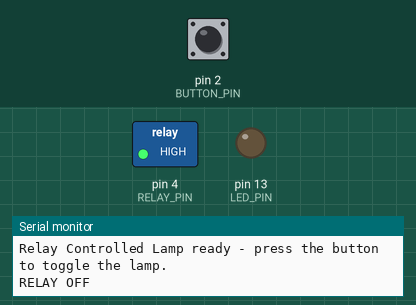
Bench run of a sketch on a simulated Arduino Uno, built with avr-gcc and run on an emulated ATmega328P. Parts: switched loads named in the sketch (green lamp = pin HIGH), output pins drawn as LEDs (lit = HIGH), the last lines printed to the serial monitor. The inputs (shaded band) are chosen by the test bench; at power-on: pin 2 (BUTTON_PIN) HIGH.

Above: at 1.2 s.
1.3 s: pin 2 (BUTTON_PIN) pulled LOW for 0.15 s
At 1.7 s:
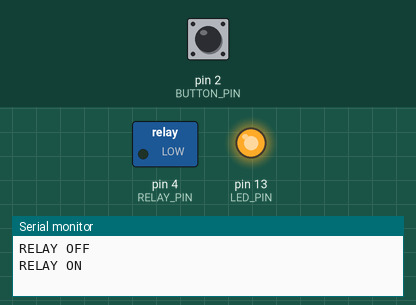
2.9 s: pin 2 (BUTTON_PIN) pulled LOW for 1 s
At 4.2 s:
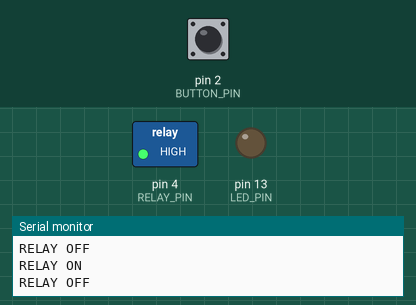
5.4 s: pin 2 (BUTTON_PIN) pulled LOW for 3.2 s
At 5.9 s:
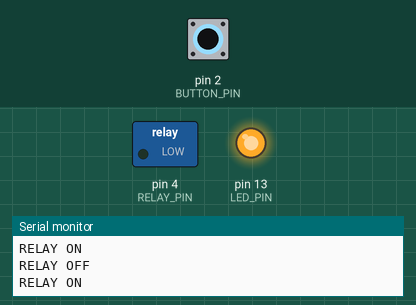
Timing chart, 0 to 8.4 s (numbered marks = the images above; inputs shaded):
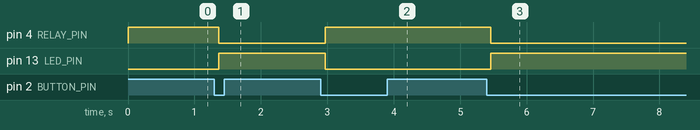

Measured:
- after the input at 1.3 s, pin 4 (RELAY_PIN): HIGH → LOW after 0.07 s; pin 13 (LED_PIN): LOW → HIGH after 0.07 s
- after the input at 2.9 s, pin 4 (RELAY_PIN): LOW → HIGH after 0.07 s; pin 13 (LED_PIN): HIGH → LOW after 0.07 s
- after the input at 5.4 s, pin 4 (RELAY_PIN): HIGH → LOW after 0.06 s; pin 13 (LED_PIN): LOW → HIGH after 0.06 s

The sketch:

Relay-Controlled-Lamp.ino
```cpp
// 071 - Relay Controlled Lamp
// Press a button to toggle a relay module that switches a LOW-VOLTAGE demo lamp on and off.
// Board: Arduino Uno
// Wiring:
//   Push button: pin 2 -> GND (INPUT_PULLUP is used, no external resistor needed)
//   Relay module IN: pin 4
//   Relay module VCC: 5V, relay module GND: GND
//   LED (mirrors relay state): pin 13 through 220 ohm resistor (or the Uno's built-in LED)
//
// SAFETY: Demo only. Switch a low-voltage lamp (for example a 5V/12V bulb or LED strip).
// Never wire mains electricity to a breadboard project.

// ---------------- Pin constants ----------------
const int BUTTON_PIN = 2;   // Push button (other side to GND)
const int RELAY_PIN = 4;    // Relay module input pin
const int LED_PIN = 13;     // Built-in LED mirrors the relay state

// ---------------- Relay logic ----------------
// Most cheap relay modules are ACTIVE-LOW: the coil energises when the IN pin is LOW.
// Some modules are ACTIVE-HIGH: the coil energises when the IN pin is HIGH.
// Keep this one constant and every on/off line below works with either module.
const bool RELAY_ACTIVE_LOW = true;

// ---------------- Timing constants ----------------
const unsigned long DEBOUNCE_MS = 50;  // Ignore button bounces shorter than 50 ms

// ---------------- State variables ----------------
bool relayOn = false;             // Current lamp state
int lastButtonReading = HIGH;     // Raw reading from the last loop pass
int stableButtonState = HIGH;     // Debounced button state
unsigned long lastDebounceMs = 0; // Time of the last raw change

// Convert our own ON/OFF flag into the correct pin level for this relay module
int relayPinLevel(bool on) {
  if (RELAY_ACTIVE_LOW) {
    return on ? LOW : HIGH;  // active-low: LOW energises the coil
  } else {
    return on ? HIGH : LOW;  // active-high: HIGH energises the coil
  }
}

// Turn the relay (and the lamp) on or off
void setRelay(bool on) {
  relayOn = on;
  digitalWrite(RELAY_PIN, relayPinLevel(on));
  digitalWrite(LED_PIN, on ? HIGH : LOW);  // LED mirrors the relay state

  // Serial Monitor feedback
  if (on) {
    Serial.println("RELAY ON");
  } else {
    Serial.println("RELAY OFF");
  }
}

void setup() {
  pinMode(BUTTON_PIN, INPUT_PULLUP);  // Internal pull-up, button reads HIGH when open
  pinMode(RELAY_PIN, OUTPUT);
  pinMode(LED_PIN, OUTPUT);

  // Start serial first so the initial relay state can be printed
  Serial.begin(9600);
  Serial.println("Relay Controlled Lamp ready - press the button to toggle the lamp.");

  // Make sure the lamp starts in the OFF state
  setRelay(false);
}

void loop() {
  // ----- 1. Read and debounce the button -----
  int reading = digitalRead(BUTTON_PIN);

  if (reading != lastButtonReading) {
    lastDebounceMs = millis();  // Reset the debounce timer on every change
  }
  lastButtonReading = reading;

  if ((millis() - lastDebounceMs) > DEBOUNCE_MS) {
    // The reading has been stable long enough, accept it
    if (reading != stableButtonState) {
      stableButtonState = reading;

      // Falling edge = button pressed (INPUT_PULLUP goes LOW when connected to GND)
      if (stableButtonState == LOW) {
        setRelay(!relayOn);  // Toggle the lamp
      }
    }
  }

  // ----- 2. Give the processor a little rest (optional but tidy) -----
  delay(10);
}
```
